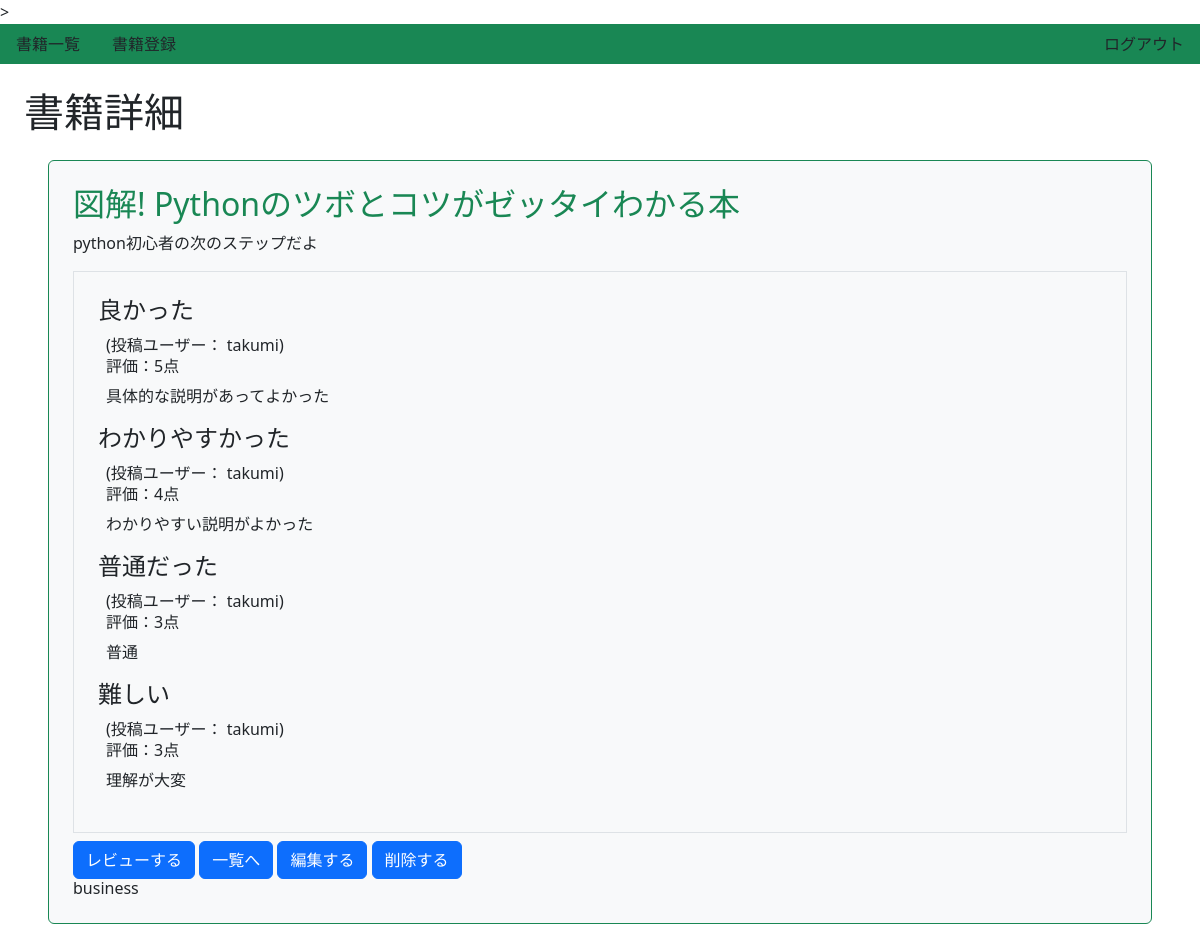
Screenshot of /book/5/detail/ (signed in) with the database file from the repository.
### book/models.py (models this page shows, shortened)
class Book(models.Model):
    title = models.CharField(max_length = 100)
    text = models.TextField()
    thumbnail = models.ImageField(null=True, blank=True)
    category = models.CharField(
        max_length = 100,
        choices = CATEGORY
    )
    user = models.ForeignKey('auth.User', on_delete = models.CASCADE)

class Review(models.Model):
    book = models.ForeignKey(Book, on_delete = models.CASCADE)
    title = models.CharField(max_length = 100)
    text = models.TextField()
    rate = models.IntegerField(choices = RATE_CHOICES)
    user = models.ForeignKey('auth.User', on_delete = models.CASCADE)

### book/views.py (the view)
# urls.py: path('book/<int:pk>/detail/', views.DetailBookView.as_view(), name = 'detail-book'),
class DetailBookView(LoginRequiredMixin, DetailView):
    template_name = 'book/book_detail.html'
    model = Book

### book/templates/book/book_detail.html (shortened to what this page needs)
{% extends 'base.html' %}
{% block h1 %} 書籍詳細 {% endblock %}
{% block content %}
 <div class="p-4 m-4 bg-light border border-success rounded">
    <h2 class="text-success">{{ object.title}}</h2>
    <p>{{ object.text }}</p>
    <div class="border p-4 mb-2">
      {% for review in object.review_set.all %}
      <div>
         <h3 class="h4">{{ review.title }}</h3>
         <div class="px-2">
            <span>(投稿ユーザー： {{ review.user.username }})</span>
            <h6>評価：{{ review.rate }}点</h6>
            <p>{{ review.text }}</p>
         </div>
      </div>
      {% endfor %}
    </div>
    <a href="{% url 'review' object.pk %}" class="btn btn-primary">レビューする</a>
    <a href="{% url 'list-book' %}" class="btn btn-primary">一覧へ</a>
    <a href="{% url 'update-book' object.pk %}" class="btn btn-primary">編集する</a>
    <a href="{% url 'delete-book' object.pk %}" class="btn btn-primary">削除する</a>
    <h6 class="card-title">{{object.category}}</h6>
 </div>
{% endblock %}

### book/static/book/css/style.css (style rules this page uses)
a { text-decoration: none; }

### rows the page displays
Book: title "図解! Pythonのツボとコツがゼッタイわかる本", text "python初心者の次のステップだよ", category "business"
Review: title "良かった", user.username "takumi", rate "5", text "具体的な説明があってよかった"
Review: title "わかりやすかった", user.username "takumi", rate "4", text "わかりやすい説明がよかった"
Review: title "普通だった", user.username "takumi", rate "3", text "普通"
Review: title "難しい", user.username "takumi", rate "3", text "理解が大変"
